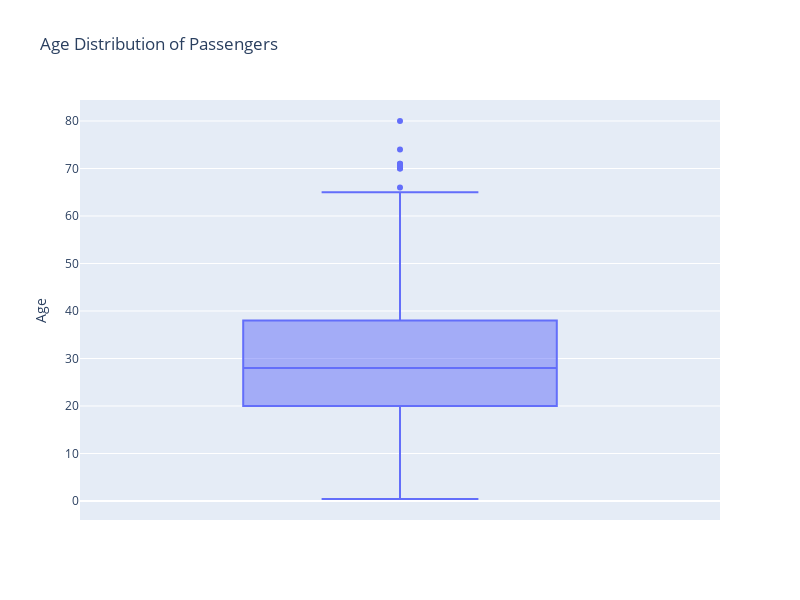

The cell this chart's notebook holds for it:
### Code cell
fig = px.box(data_frame=df, y="Age", title="Age Distribution of Passengers")
fig.update_layout(width=800, height=600)  # Setze die Breite und Höhe des Graphen
fig.show()

### Figure 1 — Plotly figure (JSON) as saved in the notebook; plotly's stock layout.template omitted (floating-point values rounded to 4 significant figures; data arrays with more than 128 entries replaced by an {"elided": "..."} marker saying what was removed)
{"data": [{"alignmentgroup": "True", "hovertemplate": "Age=%{y}<extra></extra>", "legendgroup": "", "marker": {"color": "#636efa"}, "name": "", "notched": false, "offsetgroup": "", "orientation": "v", "showlegend": false, "type": "box", "x0": " ", "xaxis": "x", "y": {"elided": "891 float values"}, "y0": " ", "yaxis": "y"}], "layout": {"boxmode": "group", "height": 600, "legend": {"tracegroupgap": 0}, "title": {"text": "Age Distribution of Passengers"}, "width": 800, "xaxis": {"anchor": "y", "domain": [0, 1]}, "yaxis": {"anchor": "x", "domain": [0, 1], "title": {"text": "Age"}}}}
